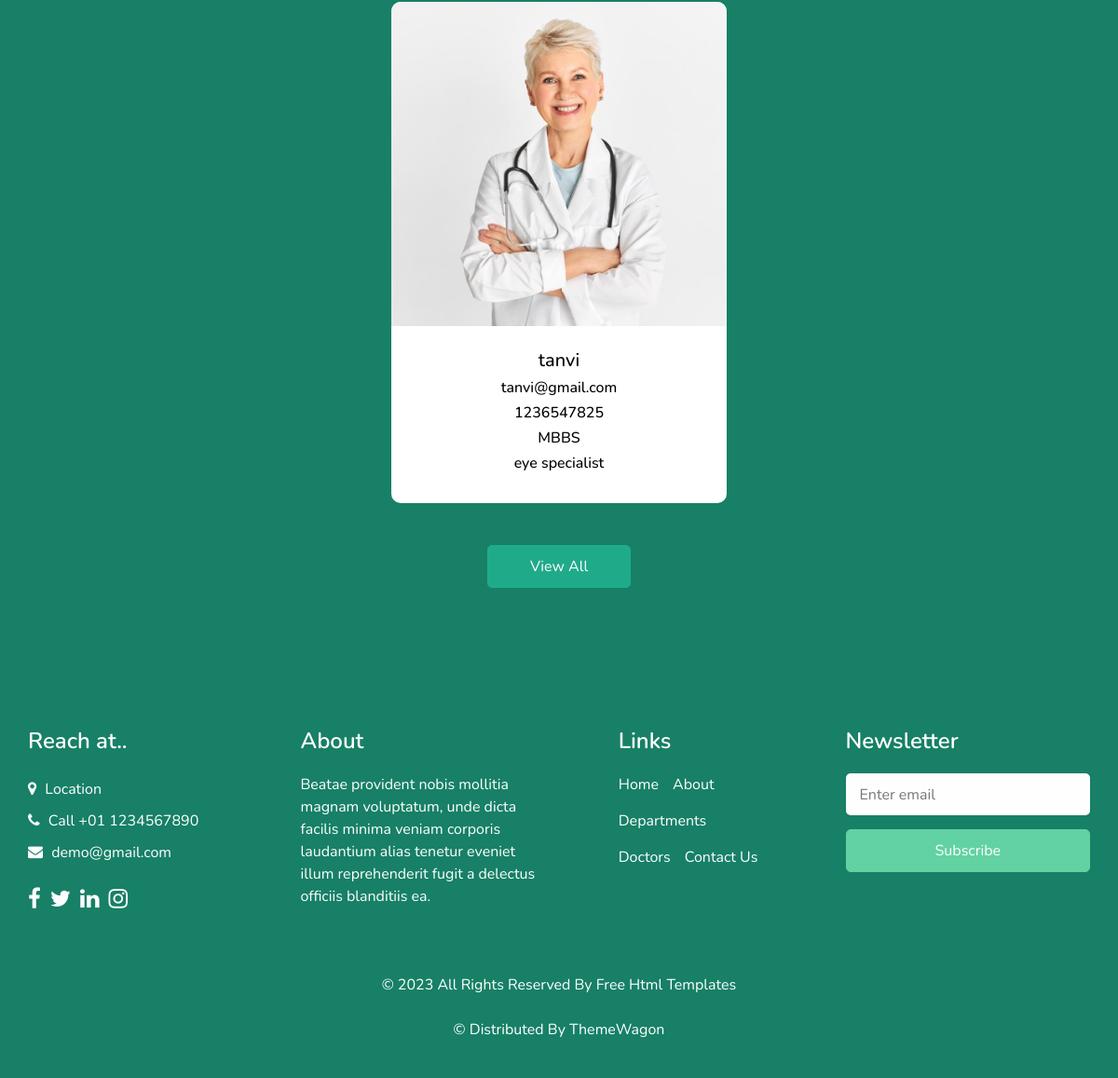
The page /doctors/ (lower part) on the database as committed earlier.
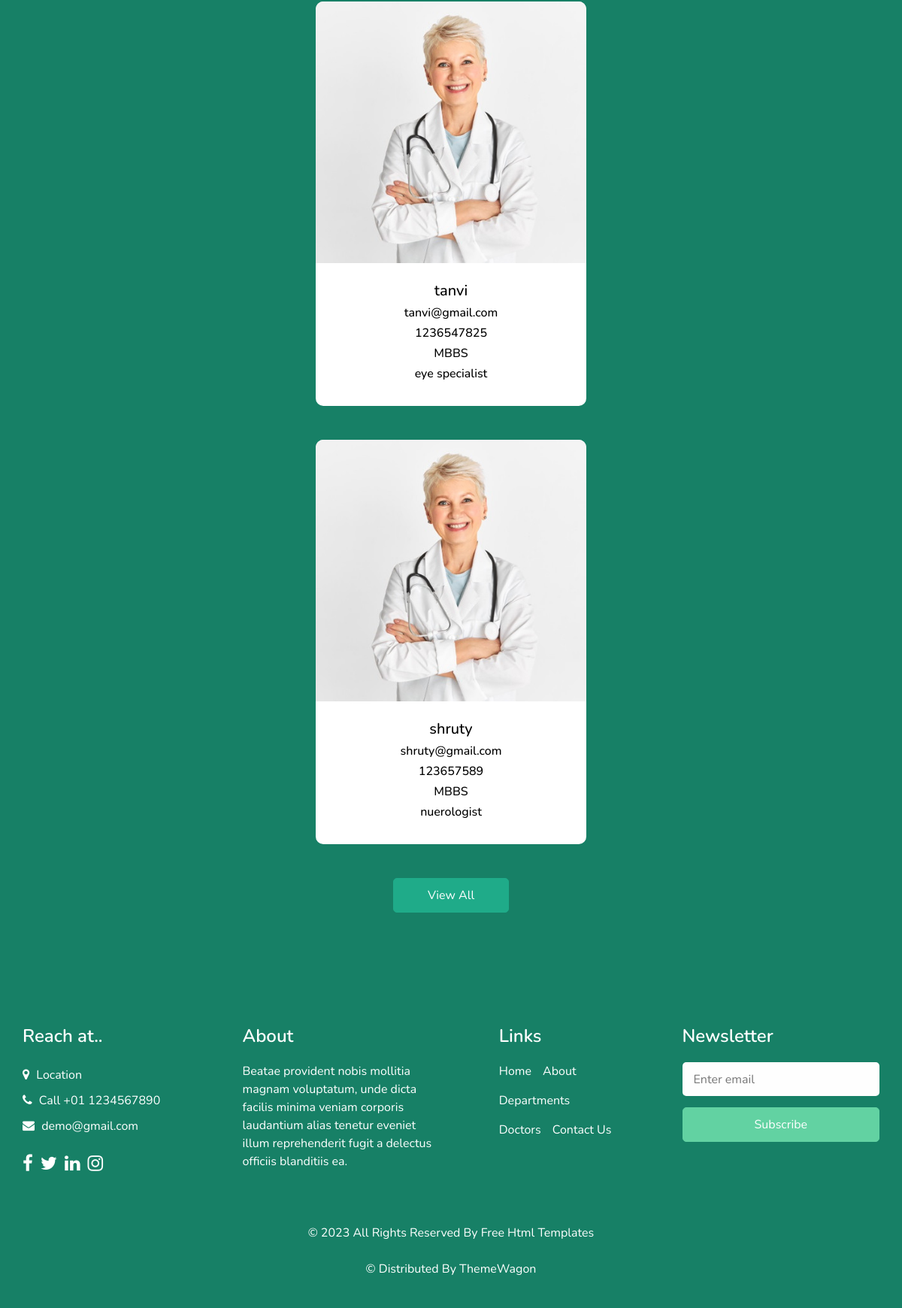
The same page on the database as committed later.
### app/models.py (models this page shows, shortened)
class Doctors(models.Model):
    name = models.CharField(max_length=200)
    email = models.CharField(max_length=200)
    password = models.CharField(max_length=255)
    phone = models.IntegerField()
    degree = models.CharField(max_length=300)
    specialization = models.CharField(max_length=200)

### app/views.py (the view)
# urls.py: path('doctors/',views.doctorsview),
def doctorsview(request):
    doctors = Doctors.objects.all()
    return render(request, "doctors.html", {"doctors": doctors})

### app/templates/doctors.html (shortened to what the changed rows need)
<!DOCTYPE html>
<html>
{%load static%}
<head>
  <link rel="stylesheet" type="text/css" href="{% static "css/bootstrap.css" %}" />
  <link rel="stylesheet" type="text/css" href="https://cdnjs.cloudflare.com/ajax/libs/OwlCarousel2/2.3.4/assets/owl.carousel.min.css" />
  <link href="{% static "css/font-awesome.min.css" %}" rel="stylesheet" />
  <link href="{% static "css/style.css" %}" rel="stylesheet" />
  <link href="{% static "css/responsive.css" %}" rel="stylesheet" />
</head>
<body class="sub_page">
  <section class="doctor_section layout_padding">
    <div class="container">
      {%for d in doctors%}
      <div class="row">
        <div class="col-sm-6 col-lg-4 mx-auto">
          <div class="box">
            <div class="img-box">
              <img src="images/d1.jpg" alt="">
            </div>
            <div class="detail-box">
              <h5>
                 {{d.name}}
              </h5>
              <h6 class="">
                {{d.email}}
              </h6>
              <h6 class="">
                {{d.phone}}
              </h6>
              <h6 class="">
                {{d.degree}}
              </h6>
              <h6 class="">
                {{d.specialization}}
              </h6>
            </div>
          </div>
        </div>
      </div>
      {% endfor %}
    </div>
  </section>
</body>
</html>

Rows that differ between the two databases and show on the page:
added Doctors: name "shruty", email "shruty@gmail.com", phone "123657589", degree "MBBS", specialization "nuerologist"
